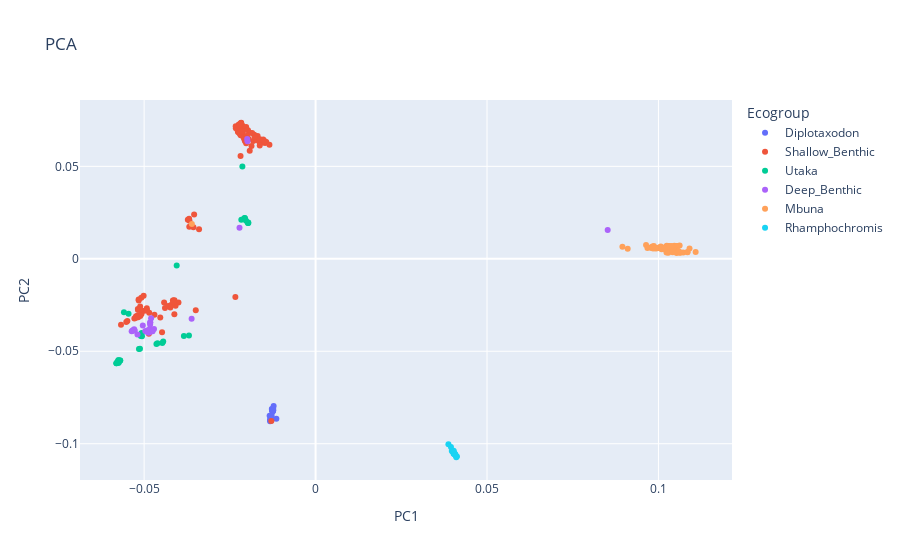

The notebook cell this image was saved under:
### Code cell
# Load the eigenvec file into a pandas dataframe
df_eigenvec = pd.read_csv('/Users/kmnike/CichlidSRSequencing/cichlid_sr_sequencing/analysis_pipeline/plotly/test.eigenvec', sep=' ', header=None, index_col=0)
header = ['SampleID'] + ['PC{}'.format(i) for i in range(1, 21)] # set header to 'SampleID' followed by PC1-20
df_eigenvec.columns = header

# Load the eigenval file into a pandas dataframe
# df_eigenval = pd.read_csv('/Users/kmnike/CichlidSRSequencing/cichlid_sr_sequencing/analysis_pipeline/plotly/test.eigenval', header=None)

# # Extract the eigenvalues as a list
# eigenvals = df_eigenval[0].tolist()

# Load the metadata file into a pandas dataframe
df_metadata = pd.read_excel('/Users/kmnike/CichlidSRSequencing/cichlid_sr_sequencing/SampleDatabase.xlsx', sheet_name='vcf_samples')

# Remove duplicate rows from the metadata dataframe
df_metadata = df_metadata.drop_duplicates(subset='SampleID', keep='first')

# Merge the eigenvec and metadata dataframes on their index (SampleID)
df_merged = pd.merge(df_eigenvec, df_metadata, on=['SampleID'])

# Create a dictionary mapping ecogroups to colors.  Uncommented since default colorition is good too 
# ecogroup_color_dict = {'AC': 'red', 'Riverine': 'blue', 'Deep_Benthic': 'green', 'Mbuna': 'orange', 'Shallow_Benthic': 'purple', 'Unknown': 'gray'}

# Use plotly express to generate the scatter plot
fig = px.scatter(df_merged, x='PC1', y='PC2', color='Ecogroup', title='PCA', hover_data=['SampleID', 'Ecogroup', 'Organism'])

# Show the plot
fig.show()
fig.write_html('/Users/kmnike/Desktop/LG11_pca.html')

### Figure 1 — Plotly figure (JSON) as saved in the notebook; plotly's stock layout.template omitted (floating-point values rounded to 4 significant figures; data arrays with more than 128 entries replaced by an {"elided": "..."} marker saying what was removed)
{"data": [{"customdata": [["SAMEA4032137", "Diplotaxodon", "Diplotaxodon similis"], ["SAMEA4033318", "Diplotaxodon", "Diplotaxodon limnothrissa black pelvis"], ["SAMEA4032125", "Diplotaxodon", "Diplotaxodon apogon"], ["SAMEA4032136", "Diplotaxodon", "Diplotaxodon similis large"], ["SAMEA4033329", "Diplotaxodon", "Diplotaxodon similis"], ["SAMEA4032090", "Diplotaxodon", "Diplotaxodon limnothrissa"], ["SAMEA4033285", "Diplotaxodon", "Diplotaxodon limnothrissa"], ["SAMEA4032091", "Diplotaxodon", "Diplotaxodon limnothrissa"], ["SAMEA4033286", "Diplotaxodon", "Diplotaxodon limnothrissa"], ["SAMEA4032092", "Diplotaxodon", "Diplotaxodon limnothrissa"], ["SAMEA4033287", "Diplotaxodon", "Diplotaxodon limnothrissa"], ["SAMEA4032093", "Diplotaxodon", "Diplotaxodon limnothrissa"], ["SAMEA4033288", "Diplotaxodon", "Diplotaxodon limnothrissa"], ["SAMEA4032094", "Diplotaxodon", "Diplotaxodon limnothrissa"], ["SAMEA4033289", "Diplotaxodon", "Diplotaxodon limnothrissa"], ["SAMEA4032095", "Diplotaxodon", "Diplotaxodon limnothrissa"], ["SAMEA4033290", "Diplotaxodon", "Diplotaxodon limnothrissa"], ["SAMEA4032096", "Diplotaxodon", "Diplotaxodon limnothrissa"], ["SAMEA4033291", "Diplotaxodon", "Diplotaxodon limnothrissa"], ["SAMEA4032097", "Diplotaxodon", "Diplotaxodon limnothrissa"], ["SAMEA4033319", "Diplotaxodon", "Diplotaxodon similis large"], ["SAMEA6147774", "Diplotaxodon", "Diplotaxodon ngulube"], ["SAMEA3388871", "Diplotaxodon", "Pallidochromis tokolosh"], ["SAMEA2661252", "Diplotaxodon", "Diplotaxodon macrops black dorsal"], ["SAMEA2661260", "Diplotaxodon", "Diplotaxodon limnothrissa"], ["SAMEA2661269", "Diplotaxodon", "Diplotaxodon macrops"]], "hovertemplate": "Ecogroup=%{customdata[1]}<br>PC1=%{x}<br>PC2=%{y}<br>SampleID=%{customdata[0]}<br>Organism=%{customdata[2]}<extra></extra>", "legendgroup": "Diplotaxodon", "marker": {"color": "#636efa", "symbol": "circle"}, "mode": "markers", "name": "Diplotaxodon", "orientation": "v", "showlegend": true, "type": "scatter", "x": [-0.0129, -0.01223, -0.01293, -0.01326, -0.01324, -0.01239, -0.01236, -0.01251, -0.01252, -0.01264, -0.01244, -0.0125, -0.01262, -0.01248, -0.01271, -0.01276, -0.01268, -0.01256, -0.01247, -0.01237, -0.01327, -0.01286, -0.0134, -0.01143, -0.01236, -0.01285], "xaxis": "x", "y": [-0.08746, -0.07956, -0.08691, -0.08714, -0.0869, -0.08196, -0.08161, -0.08172, -0.08238, -0.08182, -0.08136, -0.08199, -0.08189, -0.08184, -0.08178, -0.08116, -0.08151, -0.08278, -0.08153, -0.08095, -0.08789, -0.08571, -0.08493, -0.08653, -0.08209, -0.08467], "yaxis": "y"}, {"customdata": {"elided": "149x3 str values"}, "hovertemplate": "Ecogroup=%{customdata[1]}<br>PC1=%{x}<br>PC2=%{y}<br>SampleID=%{customdata[0]}<br>Organism=%{customdata[2]}<extra></extra>", "legendgroup": "Shallow_Benthic", "marker": {"color": "#EF553B", "symbol": "circle"}, "mode": "markers", "name": "Shallow_Benthic", "orientation": "v", "showlegend": true, "type": "scatter", "x": {"elided": "149 float values"}, "xaxis": "x", "y": {"elided": "149 float values"}, "yaxis": "y"}, {"customdata": [["SAMEA4051559", "Utaka", "Copadichromis virginalis"], ["SAMEA4032130", "Utaka", "Copadichromis virginalis"], ["SAMEA4032131", "Utaka", "Copadichromis virginalis"], ["SAMEA4033324", "Utaka", "Copadichromis virginalis"], ["SAMEA4032132", "Utaka", "Copadichromis virginalis"], ["SAMEA4033325", "Utaka", "Copadichromis virginalis"], ["SAMEA4033326", "Utaka", "Copadichromis virginalis"], ["SAMEA4032134", "Utaka", "Copadichromis virginalis"], ["SAMEA4032046", "Utaka", "Copadichromis virginalis"], ["SAMEA4033260", "Utaka", "Copadichromis virginalis"], ["SAMEA4032047", "Utaka", "Copadichromis virginalis"], ["SAMEA4033261", "Utaka", "Copadichromis virginalis"], ["SAMEA4032048", "Utaka", "Copadichromis virginalis"], ["SAMEA4033262", "Utaka", "Copadichromis virginalis"], ["SAMEA4032049", "Utaka", "Copadichromis virginalis"], ["SAMEA4033263", "Utaka", "Copadichromis virginalis"], ["SAMEA4032050", "Utaka", "Copadichromis virginalis"], ["SAMEA4033323", "Utaka", "Copadichromis virginalis"], ["SAMEA6147773", "Utaka", "Copadichromis likomae"], ["SAMEA1904324", "Utaka", "Copadichromis quadrimaculatus"], ["SAMEA1904329", "Utaka", "Copadichromis virginalis"], ["SAMEA2661224", "Utaka", "Copadichromis virginalis"], ["SAMEA2661226", "Utaka", "Copadichromis virginalis"], ["SAMEA2661223", "Utaka", "Copadichromis virginalis"], ["SAMEA2661225", "Utaka", "Copadichromis virginalis"], ["SAMEA2661283", "Utaka", "Copadichromis virginalis (Lake Malombe dwarf)"], ["SAMEA2661285", "Utaka", "Copadichromis virginalis (Lake Malombe dwarf)"], ["SAMEA2661222", "Utaka", "Copadichromis trimaculatus"], ["SAMN06685750", "Utaka", "Copadichromis likomae"], ["SAMN06685757", "Utaka", "Copadichromis virginalis"], ["SAMN06685712", "Utaka", "Mchenga conophoros"], ["CV_1_m", "Utaka", "Copadichromis virginalis"], ["CV_2_f", "Utaka", "Copadichromis virginalis"], ["MC_1_m", "Utaka", "Mchenga conophoros"], ["MC_2_f", "Utaka", "Mchenga conophoros"]], "hovertemplate": "Ecogroup=%{customdata[1]}<br>PC1=%{x}<br>PC2=%{y}<br>SampleID=%{customdata[0]}<br>Organism=%{customdata[2]}<extra></extra>", "legendgroup": "Utaka", "marker": {"color": "#00cc96", "symbol": "circle"}, "mode": "markers", "name": "Utaka", "orientation": "v", "showlegend": true, "type": "scatter", "x": [-0.05751, -0.02067, -0.01974, -0.05753, -0.05749, -0.05696, -0.05765, -0.05808, -0.05745, -0.057, -0.05742, -0.01961, -0.0206, -0.05746, -0.05785, -0.0581, -0.05151, -0.01964, -0.05097, -0.05063, -0.05122, -0.04471, -0.04443, -0.0461, -0.04641, -0.03841, -0.03692, -0.02134, -0.05072, -0.02084, -0.05589, -0.02027, -0.02166, -0.05455, -0.04051], "xaxis": "x", "y": [-0.05626, 0.02204, 0.0194, -0.05488, -0.05568, -0.05501, -0.05572, -0.05645, -0.05556, -0.05501, -0.05616, 0.01941, 0.0219, -0.0548, -0.05587, -0.05642, -0.04871, 0.01958, -0.04171, -0.04185, -0.04861, -0.04546, -0.04478, -0.04567, -0.04605, -0.04172, -0.0415, 0.04995, -0.04011, 0.02183, -0.02895, 0.02053, 0.02106, -0.02965, -0.003626], "yaxis": "y"}, {"customdata": [["SAMEA4051560", "Deep_Benthic", "Lethrinops gossei"], ["SAMEA4033314", "Deep_Benthic", "Lethrinops longipinnis"], ["SAMEA4033315", "Deep_Benthic", "Lethrinops longipinnis"], ["SAMEA4032124", "Deep_Benthic", "Sciaenochromis benthicola"], ["SAMEA4033317", "Deep_Benthic", "Sciaenochromis benthicola"], ["SAMEA4033327", "Deep_Benthic", "Lethrinops gossei"], ["SAMEA4033328", "Deep_Benthic", "Lethrinops gossei"], ["SAMEA1904322", "Deep_Benthic", "Lethrinops longimanus 'redhead'"], ["SAMEA1904330", "Deep_Benthic", "Lethrinops sp. oliveri"], ["SAMEA1904331", "Deep_Benthic", "Alticorpus geoffreyi"], ["SAMEA1920098", "Deep_Benthic", "Aulonocara stuartgranti"], ["SAMEA1920096", "Deep_Benthic", "Aulonocara stuartgranti"], ["SAMEA1920097", "Deep_Benthic", "Aulonocara stuartgranti"], ["SAMEA1877469", "Deep_Benthic", "Placidochromis vulgaris"], ["SAMEA1877429", "Deep_Benthic", "Alticorpus macrocleithrum"], ["SAMEA1877489", "Deep_Benthic", "Aulonocara stuartgranti maisoni"], ["SAMEA1877440", "Deep_Benthic", "Aulonocara steveni"], ["SAMEA1877484", "Deep_Benthic", "Lethrinops gossei"], ["SAMEA2661247", "Deep_Benthic", "Aulonocara gold"], ["SAMEA2661256", "Deep_Benthic", "Aulonocara minutus"], ["SAMEA2661258", "Deep_Benthic", "Alticorpus peterdaviesi"], ["SAMEA2661292", "Deep_Benthic", "Aulonocara stuartgranti"], ["SAMEA2661294", "Deep_Benthic", "Aulonocara stuartgranti"], ["SAMEA1904837", "Deep_Benthic", "Aulonocara stuartgranti"], ["SAMN06685755", "Deep_Benthic", "Otopharynx argyrosoma"], ["YH_1_m", "Deep_Benthic", "Aulonocara Nkhata \"yellow head\" chitende"]], "hovertemplate": "Ecogroup=%{customdata[1]}<br>PC1=%{x}<br>PC2=%{y}<br>SampleID=%{customdata[0]}<br>Organism=%{customdata[2]}<extra></extra>", "legendgroup": "Deep_Benthic", "marker": {"color": "#ab63fa", "symbol": "circle"}, "mode": "markers", "name": "Deep_Benthic", "orientation": "v", "showlegend": true, "type": "scatter", "x": [-0.04806, -0.04823, -0.04822, -0.01994, -0.01986, -0.04754, -0.04815, -0.04829, -0.04712, -0.04825, -0.05364, -0.05293, -0.05326, 0.0852, -0.04966, -0.04796, -0.05039, -0.04768, -0.04867, -0.04891, -0.04911, -0.05333, -0.05275, -0.03615, -0.02219, -0.05195], "xaxis": "x", "y": [-0.03885, -0.03451, -0.03436, 0.06478, 0.06353, -0.03919, -0.03947, -0.03785, -0.03798, -0.03559, -0.03913, -0.03811, -0.03858, 0.01559, -0.03906, -0.0322, -0.03606, -0.03906, -0.04005, -0.03865, -0.03958, -0.03897, -0.03876, -0.03248, 0.01685, -0.04093], "yaxis": "y"}, {"customdata": {"elided": "65x3 str values"}, "hovertemplate": "Ecogroup=%{customdata[1]}<br>PC1=%{x}<br>PC2=%{y}<br>SampleID=%{customdata[0]}<br>Organism=%{customdata[2]}<extra></extra>", "legendgroup": "Mbuna", "marker": {"color": "#FFA15A", "symbol": "circle"}, "mode": "markers", "name": "Mbuna", "orientation": "v", "showlegend": true, "type": "scatter", "x": [0.1025, 0.1046, 0.1055, 0.1051, 0.1062, 0.1054, 0.1055, 0.1048, 0.1015, 0.1027, 0.1032, 0.103, 0.1024, 0.1023, 0.09959, 0.1001, 0.103, 0.102, 0.1009, 0.1012, 0.1035, 0.1034, 0.1034, 0.1031, 0.1041, 0.0996, 0.1039, 0.1038, 0.1047, 0.1039, 0.1037, 0.1043, 0.1043, 0.1028, 0.09794, 0.09827, 0.0989, 0.09638, 0.1065, 0.1072, 0.1109, 0.1085, 0.1029, 0.1062, 0.1053, 0.1041, 0.1028, 0.1059, 0.09788, 0.09978, -0.03608, 0.1007, 0.09866, 0.09845, 0.1038, 0.1002, 0.1085, 0.1023, 0.09918, 0.09103, 0.09679, 0.1024, 0.08949, 0.1018, 0.1091], "xaxis": "x", "y": [0.006339, 0.007003, 0.00683, 0.006788, 0.007254, 0.00676, 0.006801, 0.00688, 0.005944, 0.006605, 0.006855, 0.0069, 0.007073, 0.006705, 0.005734, 0.005896, 0.005483, 0.005496, 0.005154, 0.005281, 0.005477, 0.005554, 0.005609, 0.005543, 0.005444, 0.0059, 0.005476, 0.005377, 0.005401, 0.005353, 0.00527, 0.005465, 0.005389, 0.005282, 0.005786, 0.006648, 0.006001, 0.007497, 0.00348, 0.003366, 0.003735, 0.003527, 0.003305, 0.003296, 0.003191, 0.00356, 0.006269, 0.004093, 0.006189, 0.005869, 0.01886, 0.006604, 0.006929, 0.005545, 0.006938, 0.006081, 0.003701, 0.003435, 0.005641, 0.005449, 0.005901, 0.006283, 0.006498, 0.005713, 0.00556], "yaxis": "y"}, {"customdata": [["SAMEA4032126", "Rhamphochromis", "Rhamphochromis woodi"], ["SAMEA4033270", "Rhamphochromis", "Rhamphochromis longiceps"], ["SAMEA4032057", "Rhamphochromis", "Rhamphochromis longiceps"], ["SAMEA4033271", "Rhamphochromis", "Rhamphochromis longiceps"], ["SAMEA4032058", "Rhamphochromis", "Rhamphochromis longiceps"], ["SAMEA4033272", "Rhamphochromis", "Rhamphochromis longiceps"], ["SAMEA4032059", "Rhamphochromis", "Rhamphochromis longiceps"], ["SAMEA4033273", "Rhamphochromis", "Rhamphochromis longiceps"], ["SAMEA4032060", "Rhamphochromis", "Rhamphochromis longiceps"], ["SAMEA4033274", "Rhamphochromis", "Rhamphochromis longiceps"], ["SAMEA4032061", "Rhamphochromis", "Rhamphochromis longiceps"], ["SAMEA4033275", "Rhamphochromis", "Rhamphochromis longiceps"], ["SAMEA4032064", "Rhamphochromis", "Rhamphochromis longiceps"], ["SAMEA4033276", "Rhamphochromis", "Rhamphochromis longiceps"], ["SAMEA4032065", "Rhamphochromis", "Rhamphochromis longiceps"], ["SAMEA4033277", "Rhamphochromis", "Rhamphochromis longiceps"], ["SAMEA3388853", "Rhamphochromis", "Rhamphochromis longiceps"], ["SAMEA3388856", "Rhamphochromis", "Rhamphochromis woodi"], ["SAMEA3388873", "Rhamphochromis", "Rhamphochromis esox"]], "hovertemplate": "Ecogroup=%{customdata[1]}<br>PC1=%{x}<br>PC2=%{y}<br>SampleID=%{customdata[0]}<br>Organism=%{customdata[2]}<extra></extra>", "legendgroup": "Rhamphochromis", "marker": {"color": "#19d3f3", "symbol": "circle"}, "mode": "markers", "name": "Rhamphochromis", "orientation": "v", "showlegend": true, "type": "scatter", "x": [0.04122, 0.04052, 0.04034, 0.03973, 0.04063, 0.04049, 0.04025, 0.04007, 0.04068, 0.04048, 0.04005, 0.04103, 0.04089, 0.04107, 0.03948, 0.04057, 0.03874, 0.04006, 0.04033], "xaxis": "x", "y": [-0.1069, -0.1051, -0.1052, -0.1039, -0.1058, -0.1052, -0.1054, -0.1042, -0.1059, -0.1054, -0.1044, -0.1073, -0.1063, -0.1068, -0.1018, -0.1054, -0.1003, -0.1036, -0.104], "yaxis": "y"}], "layout": {"legend": {"title": {"text": "Ecogroup"}, "tracegroupgap": 0}, "title": {"text": "PCA"}, "xaxis": {"anchor": "y", "domain": [0, 1], "title": {"text": "PC1"}}, "yaxis": {"anchor": "x", "domain": [0, 1], "title": {"text": "PC2"}}}}
